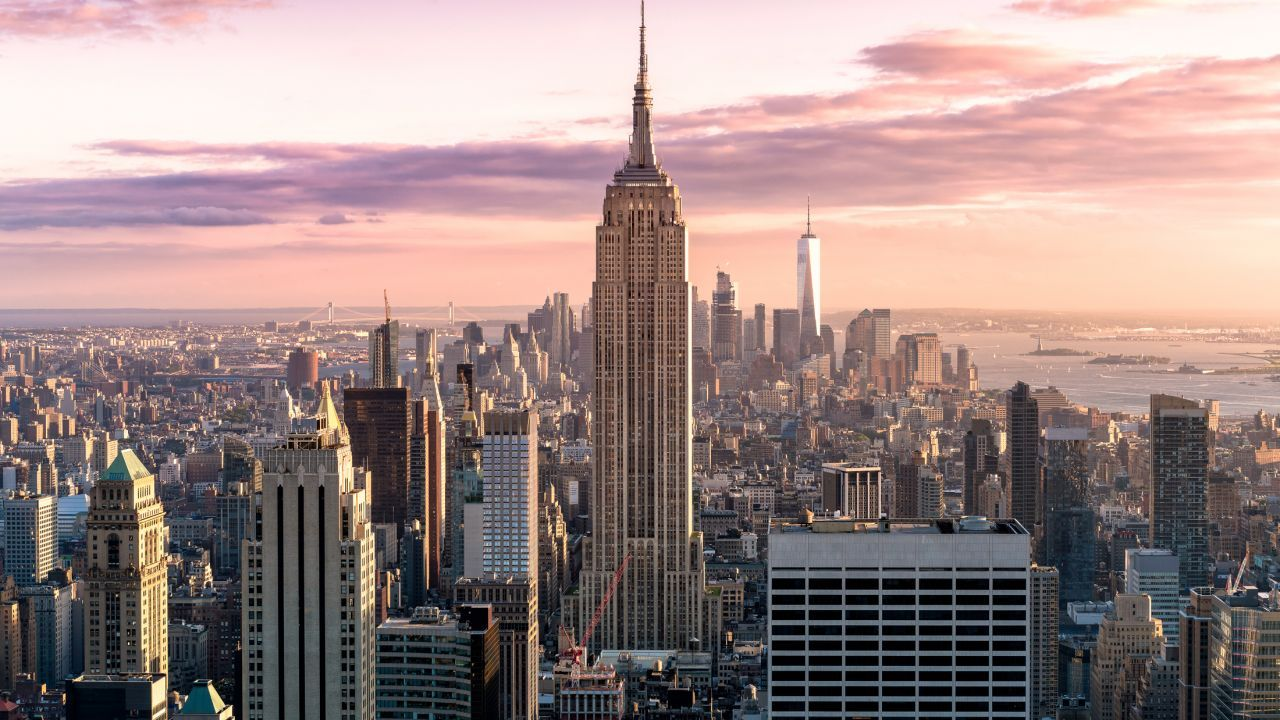
#> input picture Artistic Style Transfer/content image.jpg, 1280 x 720 px
$ python -i color_division_effect.py   (imports and definitions only)
#> lines starting #> are read from the running program, lines starting #| are printed output that depends on the picture
#> further down, picture is the input picture: shape (720, 1280, 3); mean B, G, R 133.6, 135.8, 156.5
# import the necessary packages
from sklearn.cluster import MiniBatchKMeans #for Kmeans algorithm
from tqdm import tqdm #for displaying progress bar
import numpy as np #for matrix manipulation
import argparse # for i/o functions
import cv2 # computer vision library
from time import sleep # to observe progress on bar.

def color_divisionK3(image):
    sleep(0.1)
    with tqdm(total=100,desc="Progress 1/2: ") as pbar:
        (h, w) = image.shape[:2]
#> h = 720; w = 1280
        # convert the image from the RGB color space to the L*a*b*
        # color space -- since we will be clustering using k-means
        # which is based on the euclidean distance, we'll use the
        # L*a*b* color space where the euclidean distance implies
        # perceptual meaning
        image = cv2.cvtColor(image, cv2.COLOR_BGR2LAB)
#> image: shape (720, 1280, 3); mean of channels 0, 1, 2 145.5, 135.5, 131.9
        sleep(0.1)
        pbar.update(10)
        # reshape the image into a feature vector so that k-means
        # can be applied
        image = image.reshape((image.shape[0] * image.shape[1], 3))
        # apply k-means using the specified number of clusters and
        # then create the quantized image based on the predictions
        clt = MiniBatchKMeans(n_clusters = 3)
        sleep(0.1)
        pbar.update(30)
        labels = clt.fit_predict(image)
        quant = clt.cluster_centers_.astype("uint8")[labels]
        sleep(0.1)
        pbar.update(30)
        # reshape the feature vectors to images
        quant = quant.reshape((h, w, 3))
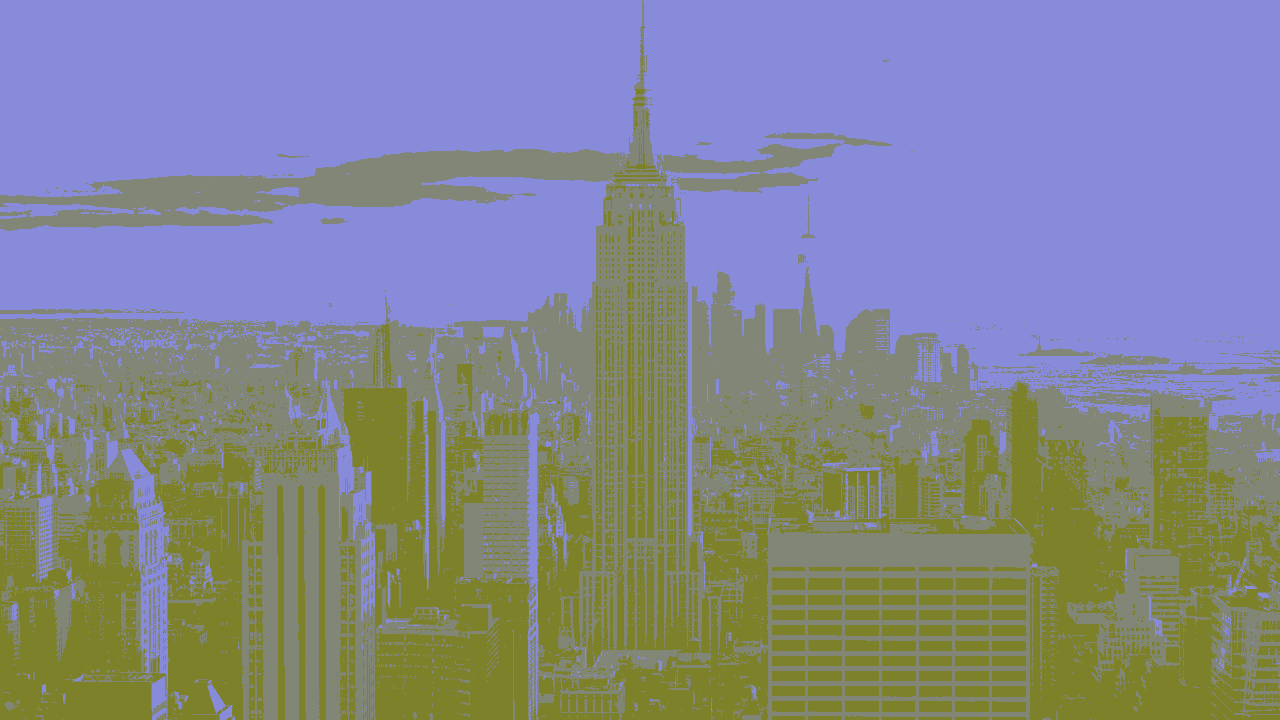
#> quant: shape (720, 1280, 3); mean of channels 0, 1, 2 144.8, 135.1, 131.2; drawn as B, G, R
        image = image.reshape((h, w, 3))
        # convert from L*a*b* to RGB
        res = cv2.cvtColor(quant, cv2.COLOR_LAB2BGR)
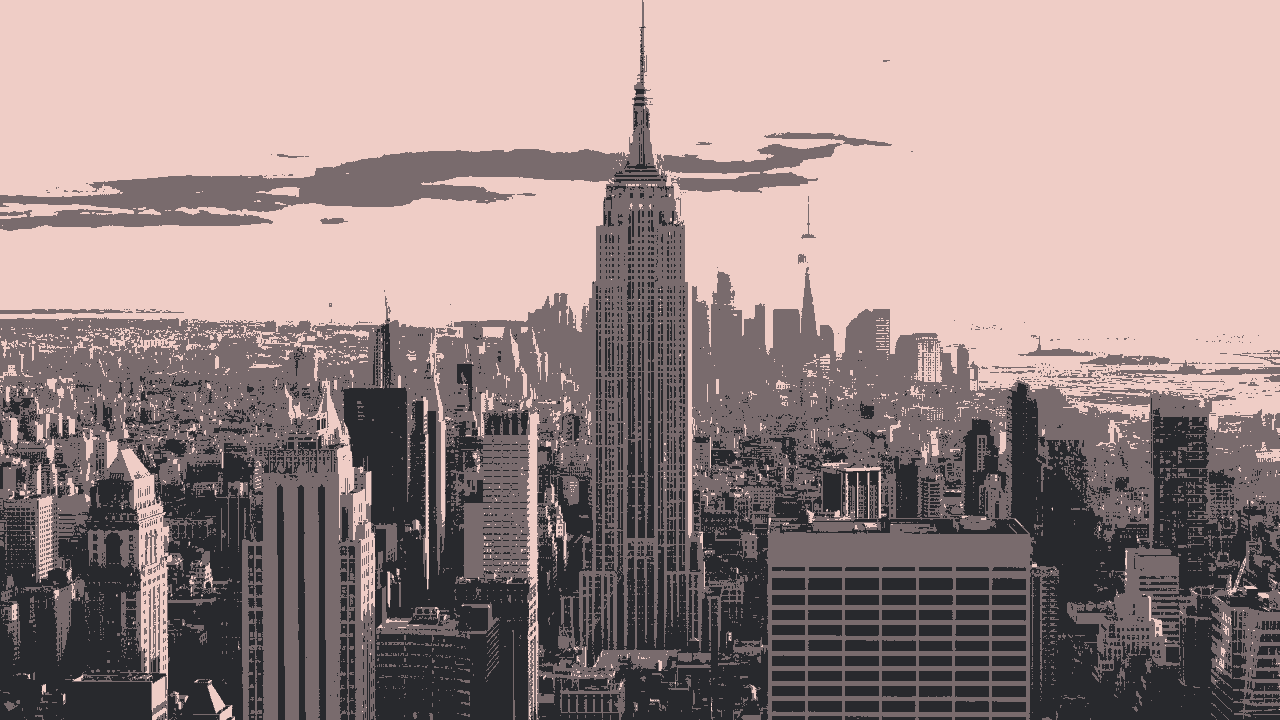
#> res: shape (720, 1280, 3); mean B, G, R 133.8, 135.4, 154.9
        image = cv2.cvtColor(image, cv2.COLOR_LAB2BGR)
        sleep(0.1)
        pbar.update(30)
    return res

def color_divisionK6(image):
    sleep(0.1)
    with tqdm(total=100,desc="Progress 2/2: ") as pbar:
        (h, w) = image.shape[:2]
        image = cv2.cvtColor(image, cv2.COLOR_BGR2LAB)
        sleep(0.1)
        pbar.update(10)
        image = image.reshape((image.shape[0] * image.shape[1], 3))
        clt = MiniBatchKMeans(n_clusters = 6)
        sleep(0.1)
        pbar.update(30)
        labels = clt.fit_predict(image)
        sleep(0.1)
        pbar.update(20)
        res = clt.cluster_centers_.astype("uint8")[labels]
        sleep(0.1)
        pbar.update(10)
        res = res.reshape((h, w, 3))
        image = image.reshape((h, w, 3))
        res = cv2.cvtColor(res, cv2.COLOR_LAB2BGR)
        image = cv2.cvtColor(image, cv2.COLOR_LAB2BGR)
        sleep(0.1)
        pbar.update(30)
    return res

# load the image and grab its width and height
# #construct the argument parse and parse the arguments
ap = argparse.ArgumentParser()
# [4 lines not run here, left out]

# display the images and wait for a keypress
# [1 line that did not run here, left out]
# [1 line that did not run here, left out]
# [3 lines not run here, left out]

>>> import cv2
>>> picture = cv2.imread('Artistic Style Transfer/content image.jpg')
>>> result = color_divisionK3(picture)
